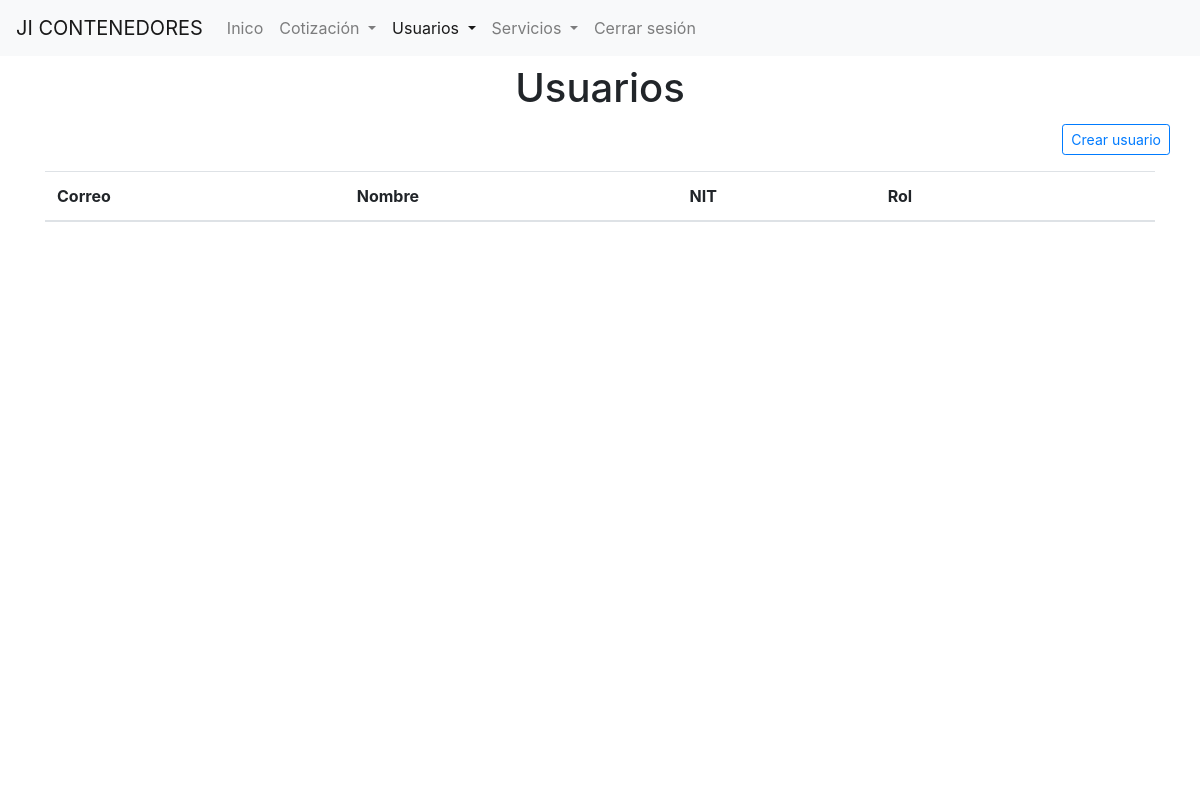
Page /usuarios (signed in) on the earlier database version.
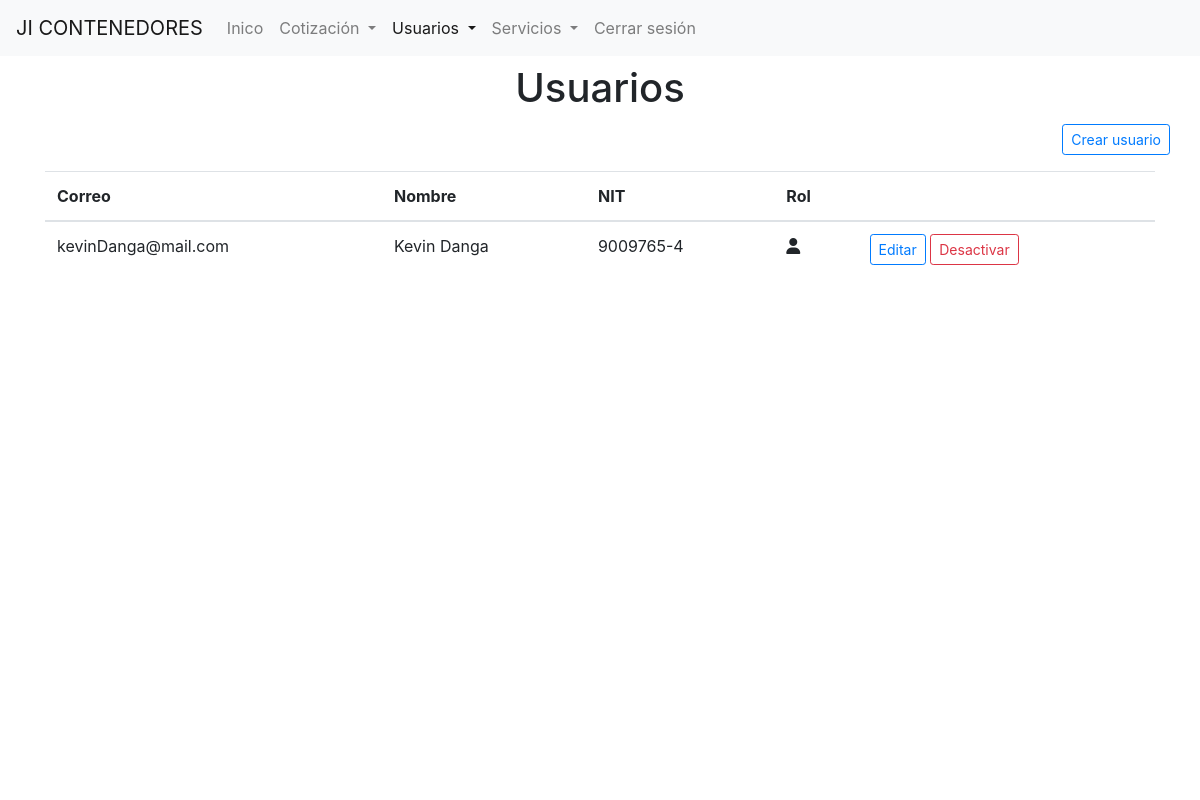
Same page on the later database version.
### tables this page shows
CREATE TABLE `usuario` (
  `id` int(11) NOT NULL,
  `email` varchar(255) NOT NULL,
  `nombres` varchar(255) NOT NULL,
  `password` varchar(255) NOT NULL,
  `rol` varchar(10) NOT NULL,
  `nit` varchar(100) DEFAULT NULL,
  `celular` varchar(20) DEFAULT NULL,
  `direccion` varchar(50) DEFAULT NULL,
  `estado` varchar(10) NOT NULL DEFAULT 'activo'
);

### core/view.php (called while the page is built, shortened)
<?php
    class View{
		function render($view){
			require 'views/'.$view.'.php';
		}
    }

### Controllers/Usuarios.controller.php (called while the page is built, shortened)
<?php
class Usuarios extends Controller
{
    public function __construct()
    {
        $this->view->set_title_page('Usuario');
        $this->view->active = 'usuario';
    }
    public function render()
    {
        $usuarios = new Usuario();
        $usuarios->set_id($_SESSION['id']);
        $this->view->scripts = [
            'libs/spinner.js',
            'libs/alerta.js',
            'libs/peticiones.js',
            'usuario/main.js'
        ];
        $this->view->usuarios = $usuarios->traer_todos();
        $this->view->render('admin/usuario/index');
    }
}

### index.php (called while the page is built, shortened)
<?php
require 'core/conection.php';
require 'core/view.php';
require 'core/app.php';
$app = new App();

### core/conection.php (called while the page is built, shortened)
<?php
    abstract class Connection{
        public function __construct(){
            try {
                $dsn = DB_DRIVER.':host='.DB_HOST.';dbname='. DB_NAME;
                $opciones = [
                    PDO::ATTR_ERRMODE => PDO::ERRMODE_EXCEPTION,
                    PDO::ATTR_EMULATE_PREPARES => false
                ];
                $this->db_connection = new PDO($dsn,DB_USER,DB_PASS,$opciones);
            } catch (PDOException $ex) {
                echo $ex->getMessage();
                die();
            }
        }
    }

### models/Usuario.model.php (called while the page is built, shortened)
<?php
    class Usuario extends Model{
        private $id;
        public function __construct($id=null,$email=null,$nombres=null,$password=null,$rol=null,$nit=null,$celular=null,$direccion=null,$estado=null){
            $this->id = $id;
        }
        public function set_id($id){
            $this->id = $id;
        }
        public function traer_todos(){
            try {
                $consulta = "SELECT * FROM usuario WHERE id != :id AND id != 1";
                $sql = $this->db_connection->prepare($consulta);
                $sql->execute([
                    'id' => $this->id
                ]);
                $result_set = null;
                while($row  = $sql->fetch(PDO::FETCH_OBJ)){
                    $result_set[] = $row;
                }
                return $result_set;
            } catch (PDOException $ex) {
                return [
                    'error' => $ex->errorInfo
                ];
            }
        }
    }

### views/admin/usuario/index.php (the view, shortened to what this page needs)
<?php
    require 'views/layout/head.php';
    require 'views/layout/'.$_SESSION['rol'].'_menu.php';
?>
<div class="container">
    <div class="row justify-content-center mt-2">
        <h1>Usuarios</h1>
    </div>
    <div class="row mt-1 mb-3 justify-content-end">
        <a class="btn btn-outline-primary btn-sm" href="<? echo URL?>/usuarios/crear">Crear usuario</a>
    </div>
    <div class="mb-2">
        <table class="table table-hover">
            <thead>
                <tr>
                    <th scope="col">Correo</th>
                    <th scope="col">Nombre</th>
                    <th scope="col">NIT</th>
                    <th scope="col">Rol</th>
                    <th scope="col"></th>
                </tr>
            </thead>
            <tbody>
            <?php
                if(isset($this->usuarios)){
                    foreach($this->usuarios as $usuario){
            ?>
                <tr>
                    <td><?php echo $usuario->email; ?></td>
                    <td><?php echo $usuario->nombres; ?></td>
                    <td><?php echo $usuario->nit; ?></td>
                    <td>
                        <?php if($usuario->rol == 'admin'){ ?>
                            <i class="fas fa-user-tie" title="Administrador"></i>
                        <?php }else{ ?>
                            <i class="fas fa-user" title="Usuario"></i>
                        <?php } ?>
                    </td>
                    <td id="botones-<?php echo $usuario->id?>">
                        <a class="btn btn-outline-primary btn-sm" href="<?php echo URL?>/usuarios/editar/<?php echo $usuario->id?>">
                            Editar
                        </a>
                        <?php
                            if($usuario->estado == 'activo'){
                        ?>
                            <button class="btn btn-outline-danger btn-sm btn-estado" id="<?php echo $usuario->id?>" data-estado="<?php echo $usuario->estado; ?>">
                                Desactivar
                            </button>
                        <?php
                            }
                        ?>
                    </td>
                </tr>
            <?php
                    }
                }
            ?>
            </tbody>
        </table>
    </div>
</div>
<?php
    require 'views/layout/foot.php';
?>

### core/app.php (shortened to what this page needs)
<?php
    class App {
        public function __construct(){
            $url = isset($_GET['url'])?$_GET['url']:null;
            $url = rtrim($url,'/');
            $url = explode("/",$url);
            if(empty($url[0])){
                $controlador_archivo = 'Controllers/Main.controller.php';
                require $controlador_archivo;
                $controlador = new Main();
                $controlador->render();
            }else{
                $controlador_archivo = 'Controllers/'.ucfirst($url[0]).'.controller.php';
                if(file_exists($controlador_archivo)){
                    $controlador = new $url[0];
                    $numero_parametros = sizeof($url);
                    if($numero_parametros>1){
                        if($numero_parametros>2){
                            $parametros = [];
                            for ($i=2; $i < $numero_parametros; $i++) {
                                array_push($parametros,$url[$i]);
                            }
                            $controlador->{$url[1]}($parametros);
                        }else{
                            $controlador->{$url[1]}();
                        }
                    }else{
                        $controlador->render();
                    }
                }else{
                    require 'Controllers/Error404.controller.php';
                    $controlador = new Error404();
                    $controlador->render();
                }
            }
        }
    }

### views/layout/head.php (shortened to what this page needs)
<!DOCTYPE html>
<html lang="es">
<head>
	<link rel="stylesheet" href="https://stackpath.bootstrapcdn.com/bootstrap/4.4.1/css/bootstrap.min.css">
    <link rel="stylesheet" href="<?php echo URL?>/public/css/main.css">
</head>
<body>

### views/layout/admin_menu.php (shortened to what this page needs)
<nav class="navbar navbar-expand-lg navbar-light bg-light">
  <a class="navbar-brand" href="<?php echo URL?>/"><?echo APPNAME?></a>
  <div class="collapse navbar-collapse" id="navbarNavDropdown">
    <ul class="navbar-nav">
      <li class="nav-item <?php echo ($this->active == 'home')?'active':'' ?>">
        <a class="nav-link" href="<?php echo URL?>/">Inico</a>
      </li>
      <li class="nav-item dropdown <?php echo ($this->active == 'cotizacion')?'active':'' ?>">
        <a class="nav-link dropdown-toggle" href="<?php echo URL?>/" id="dropdownCotizacion" role="button" data-toggle="dropdown" aria-haspopup="true" aria-expanded="false">
          Cotización
        </a>
      </li>
      <li class="nav-item dropdown <?php echo ($this->active == 'usuario')?'active':'' ?>">
        <a class="nav-link dropdown-toggle" href="<?php echo URL?>/" id="dropdownSolicitudes" role="button" data-toggle="dropdown" aria-haspopup="true" aria-expanded="false">
          Usuarios
        </a>
      </li>
      <li class="nav-item dropdown <?php echo ($this->active == 'servicios')?'active':'' ?>">
        <a class="nav-link dropdown-toggle" href="<?php echo URL?>/" id="dropdownSolicitudes" role="button" data-toggle="dropdown" aria-haspopup="true" aria-expanded="false">
          Servicios
        </a>
      </li>
      <li class="nav-item">
        <a class="nav-link" href="<?php echo URL?>/main/salir">Cerrar sesión</a>
      </li>
    </ul>
  </div>
</nav>

### views/layout/foot.php (shortened to what this page needs)
	<div id="alerta" class="alert"></div>
</body>
</html>

### public/css/main.css (style rules this page uses)
div#alerta { position: fixed; bottom: 5px; right: 5px; }

Differences in the rows shown:
added usuario: email "kevinDanga@mail.com", nombres "Kevin Danga", nit "9009765-4", rol "user" (drawn)
